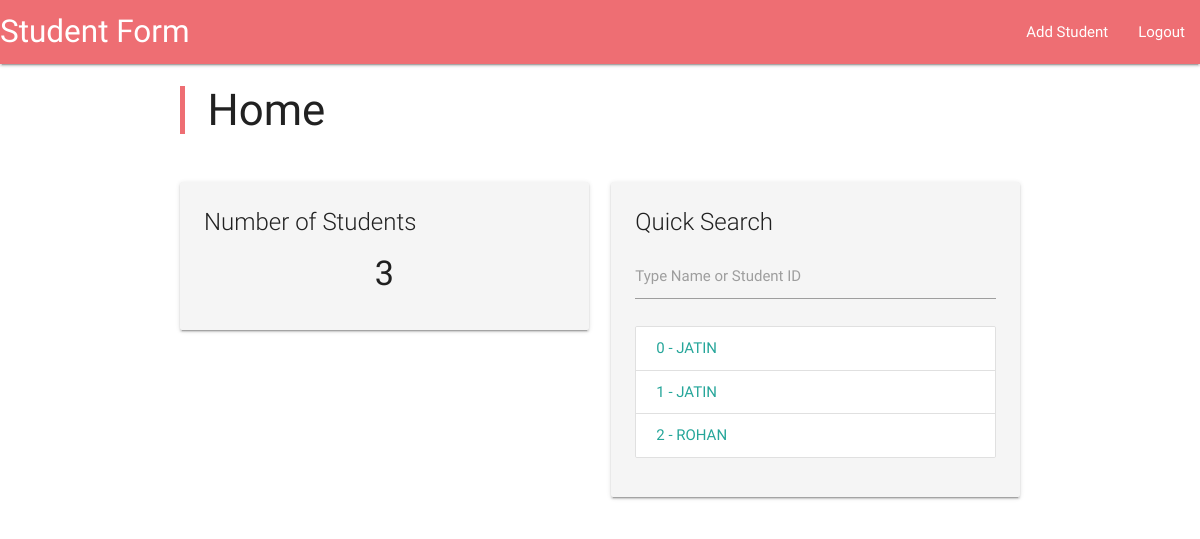
Screenshot of /form/ (signed in) with the database file from the repository.
### form/models.py (models this page shows, shortened)
class Student(models.Model):
	phone_regex = RegexValidator(regex=r'^\+?1?\d{8,15}$', message="Phone number must be entered in the format: '+999999999'. Up to 15 digits allowed.")
	student_id = models.IntegerField(primary_key=True)
	name = models.CharField(max_length=200)
	gender = models.CharField(max_length=10, choices=GENDER)
	ci = models.CharField(max_length=200, choices=CI)
	doe = models.DateField(null=True, blank=True, default=timezone.now())
	dob = models.DateField(null=True, blank=True, default=timezone.now())
	clas = models.IntegerField(blank=True, null=True)
	school = models.CharField(max_length=200, blank=True)
	adhaar = models.IntegerField(null=True, blank=True)
	father_name = models.CharField(max_length=100, blank=True)
	mobile_f = models.CharField(validators=[phone_regex], blank=True, max_length=15)
	occupation_father = models.CharField(max_length=100, blank=True)
	mother_name = models.CharField(max_length=100, blank=True)
	mobile_m = models.CharField(validators=[phone_regex], blank=True, max_length=15)
	occupation_mother = models.CharField(max_length=100, blank=True)
	annual_income = models.IntegerField(null=True, blank=True)

### form/views.py (the view)
@login_required
def index(request):
	stu_cnt = Student.objects.count()
	students = Student.objects.all()[:10]
	return render(request, 'form/index.html', {'stu_cnt':stu_cnt, 'students':students})

### form/template/form/index.html (shortened to what this page needs)
{% extends 'form/base.html' %}
{% block content %}
<body>
	{% include 'form/navigation.html' %}
	<div class="container">
		<div class="row">
			<div class="col s12 m6">
				<blockquote><h3> Home </h3></blockquote>
			</div>
		</div>
		<div class="row">
			<div class="col s12 m6">
				<div class="card grey lighten-4">
					<div class="card-content">
						<span class="card-title">Number of Students</span>
						<center>
							<p><h4>
								{{ stu_cnt }}
							</h4></p>
						</center>
					</div>
				</div>
			</div>
			<div class="col s12 m6">
				<div class="card grey lighten-4">
					<div class="card-content">
						<span class="card-title">Quick Search</span>
						<div class="input-field">
							<input type="text" name="search" id="search">
							<label for="search">Type Name or Student ID</label>
						</div>
						<div class="collection" id="dyn">
							{% for student in students%}
								<a href="student/{{ student.student_id }}" class="collection-item">{{ student.student_id }} - {{ student.name|upper }}</a>
							{% endfor %}
						</div>
					</div>
				</div>
			</div>
		</div>
	</div>
</body>
{% endblock %}

### rows the page displays
Student: student_id "0", name "JATIN"
Student: student_id "1", name "JATIN"
Student: student_id "2", name "ROHAN"

### other values shown
{{ stu_cnt }} "3"
